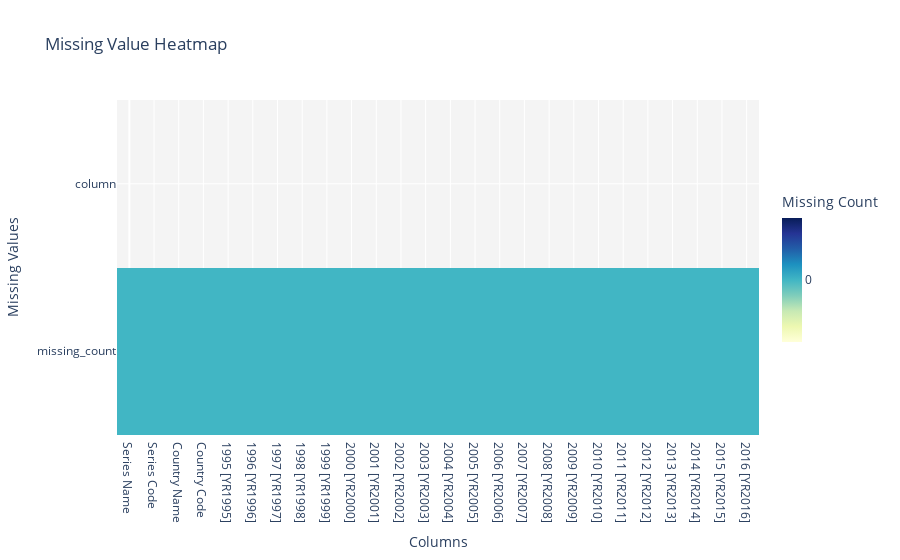

The cell this chart's notebook holds for it:
### Markdown cell above
**Series Name:** The name of the series or indicator, describing the specific aspect of internet or mobile phone usage that the data represents.

**Series Code:** A unique code associated with the series, often used for identification and categorization purposes.

**Country Name:** The name of the country for which the data is recorded.

**Country Code:** A code assigned to each country, which is used to uniquely identify countries in the dataset.

**1995 [YR1995] to 2016 [YR2016]:** These columns represent the values of the corresponding indicator for each year. For example, '1995 [YR1995]' contains the data for the indicator in the year 1995, '1996 [YR1996]' for the year 1996, and so on. These values are usually measurements or percentages representing aspects such as internet users per 100 people or mobile subscriptions.

### Code cell
# Calculate the missing value counts for each column
missing_values = data.isnull().sum()

# Convert the missing value counts into a DataFrame for plotting
missing_df = pd.DataFrame({'column': missing_values.index, 'missing_count': missing_values.values})

# Create a heatmap using Plotly Express
heatmap = px.imshow(missing_df.transpose(), color_continuous_scale='YlGnBu', 
                    labels={'x': 'Columns', 'y': 'Missing Values'},
                    title='Missing Value Heatmap')

# Set the column names explicitly for better labeling
heatmap.update_xaxes(tickvals=list(range(len(missing_values))), ticktext=missing_values.index)

# Customize hover text to show the exact number of missing values
heatmap.update_traces(hovertemplate="Column: %{x}<br>Missing Count: %{z}")

# Adjust color scale for better readability
heatmap.update_layout(coloraxis_colorbar=dict(title="Missing Count", thickness=20, len=0.5, tickvals=[0, 500, 1000]))

# Set background color
heatmap.update_layout(plot_bgcolor='rgba(240,240,240,0.7)')

# Show the plot
heatmap.show()

### Figure 1 — Plotly figure (JSON) as saved in the notebook; plotly's stock layout.template omitted (floating-point values rounded to 4 significant figures)
{"data": [{"coloraxis": "coloraxis", "hovertemplate": "Column: %{x}<br>Missing Count: %{z}", "name": "0", "type": "heatmap", "x": [0, 1, 2, 3, 4, 5, 6, 7, 8, 9, 10, 11, 12, 13, 14, 15, 16, 17, 18, 19, 20, 21, 22, 23, 24, 25], "xaxis": "x", "y": ["column", "missing_count"], "yaxis": "y", "z": [["Series Name", "Series Code", "Country Name", "Country Code", "1995 [YR1995]", "1996 [YR1996]", "1997 [YR1997]", "1998 [YR1998]", "1999 [YR1999]", "2000 [YR2000]", "2001 [YR2001]", "2002 [YR2002]", "2003 [YR2003]", "2004 [YR2004]", "2005 [YR2005]", "2006 [YR2006]", "2007 [YR2007]", "2008 [YR2008]", "2009 [YR2009]", "2010 [YR2010]", "2011 [YR2011]", "2012 [YR2012]", "2013 [YR2013]", "2014 [YR2014]", "2015 [YR2015]", "2016 [YR2016]"], [0, 0, 0, 0, 0, 0, 0, 0, 0, 0, 0, 0, 0, 0, 0, 0, 0, 0, 0, 0, 0, 0, 0, 0, 0, 0]]}], "layout": {"coloraxis": {"colorbar": {"len": 0.5, "thickness": 20, "tickvals": [0, 500, 1000], "title": {"text": "Missing Count"}}, "colorscale": [[0, "rgb(255,255,217)"], [0.125, "rgb(237,248,177)"], [0.25, "rgb(199,233,180)"], [0.375, "rgb(127,205,187)"], [0.5, "rgb(65,182,196)"], [0.625, "rgb(29,145,192)"], [0.75, "rgb(34,94,168)"], [0.875, "rgb(37,52,148)"], [1, "rgb(8,29,88)"]]}, "plot_bgcolor": "rgba(240,240,240,0.7)", "title": {"text": "Missing Value Heatmap"}, "xaxis": {"anchor": "y", "constrain": "domain", "domain": [0, 1], "scaleanchor": "y", "ticktext": ["Series Name", "Series Code", "Country Name", "Country Code", "1995 [YR1995]", "1996 [YR1996]", "1997 [YR1997]", "1998 [YR1998]", "1999 [YR1999]", "2000 [YR2000]", "2001 [YR2001]", "2002 [YR2002]", "2003 [YR2003]", "2004 [YR2004]", "2005 [YR2005]", "2006 [YR2006]", "2007 [YR2007]", "2008 [YR2008]", "2009 [YR2009]", "2010 [YR2010]", "2011 [YR2011]", "2012 [YR2012]", "2013 [YR2013]", "2014 [YR2014]", "2015 [YR2015]", "2016 [YR2016]"], "tickvals": [0, 1, 2, 3, 4, 5, 6, 7, 8, 9, 10, 11, 12, 13, 14, 15, 16, 17, 18, 19, 20, 21, 22, 23, 24, 25], "title": {"text": "Columns"}}, "yaxis": {"anchor": "x", "autorange": "reversed", "constrain": "domain", "domain": [0, 1], "title": {"text": "Missing Values"}}}}
